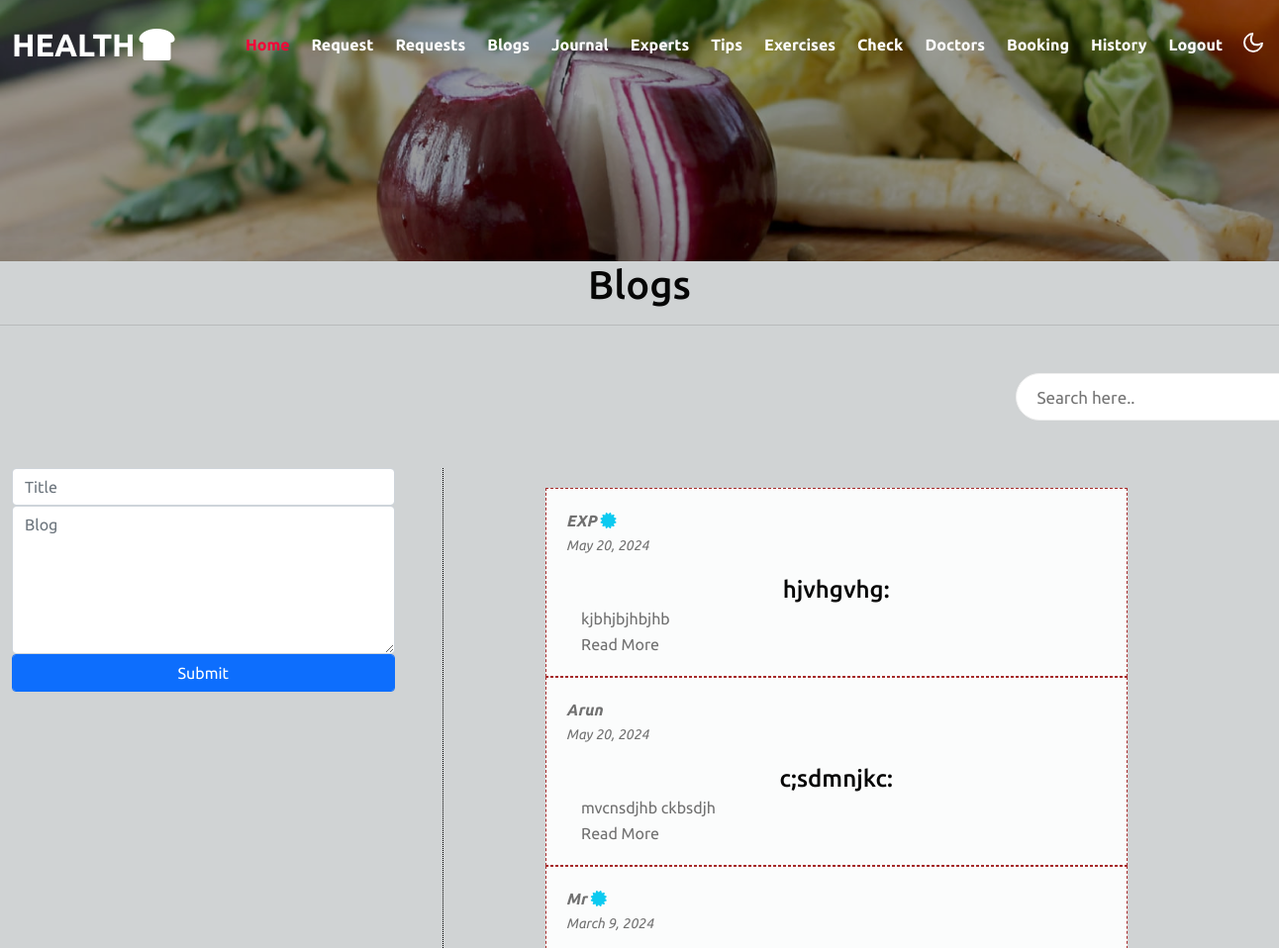
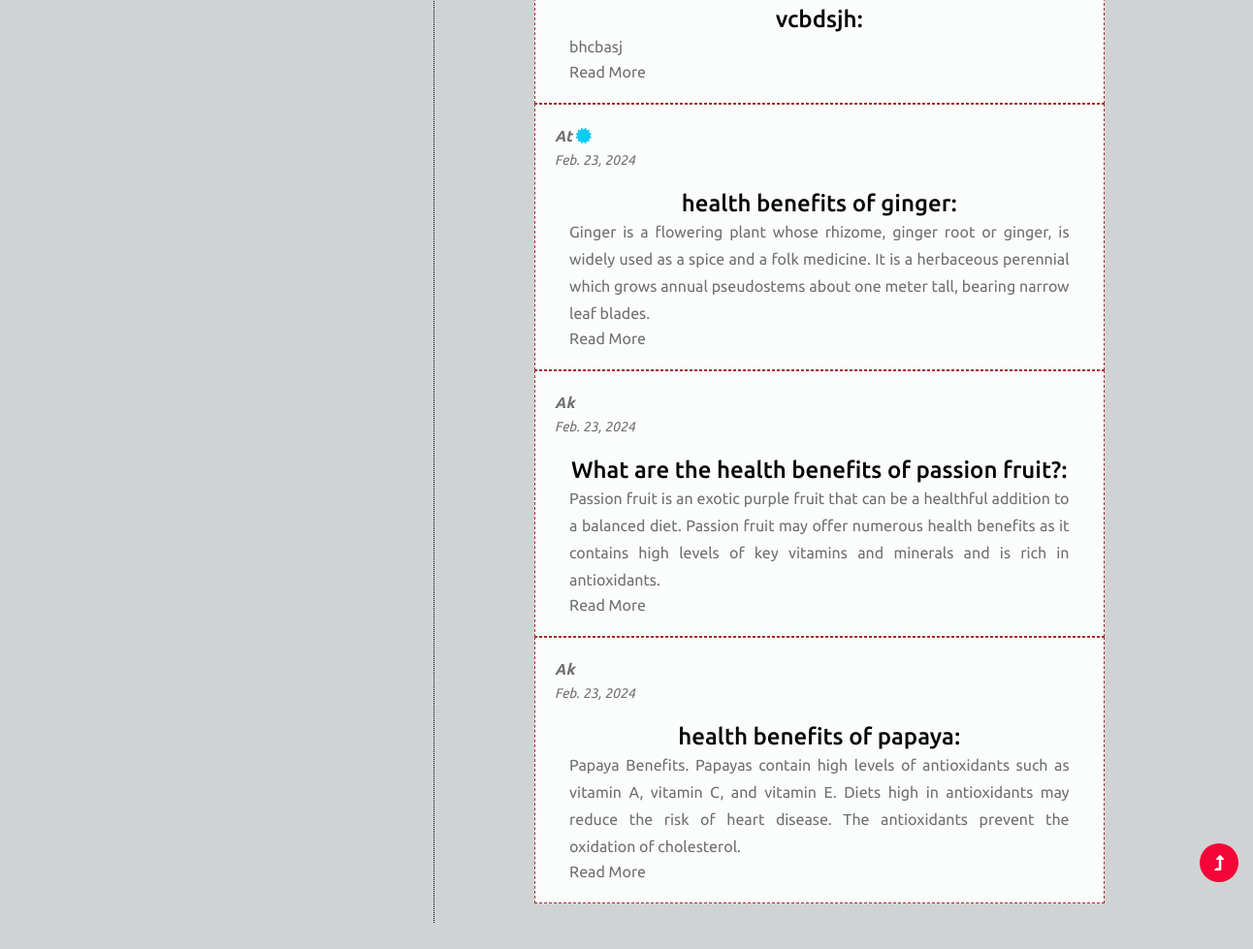
Page /userblogs (signed in) on the committed database (2 pictures, top to bottom).
### phwApp/models.py (models this page shows)
class Blogs(models.Model):
    user=models.ForeignKey(Registration,on_delete=models.CASCADE,null=True)
    expert = models.ForeignKey(Expert, on_delete=models.CASCADE,null=True)
    date = models.DateField(auto_now=True,null=True)
    title=models.CharField(max_length=20)
    desc=models.CharField(max_length=200)

class Expert(models.Model):
    name=models.CharField(max_length=20)
    email=models.CharField(max_length=20)
    add=models.CharField(max_length=100)
    con=models.BigIntegerField()
    lic=models.ImageField()
    psw=models.CharField(max_length=20)
    user=models.ForeignKey(User,on_delete=models.CASCADE,null=True)

class Registration(models.Model):
    name = models.CharField(max_length=30)
    email = models.EmailField(max_length=50)
    password = models.CharField(max_length=20)
    age = models.IntegerField(null=True)
    gender=models.CharField(max_length=20,null=True)
    user = models.ForeignKey(User, on_delete=models.CASCADE, null=True)

### phwApp/views.py (the view)
# urls.py: path('userblogs', views.userblogs),
def userblogs(request):
    uid = request.session['id']
    user = Registration.objects.get(id=uid)
    data = Blogs.objects.exclude(user=uid).order_by("-id")
    if 'title' in request.POST:
        title = request.POST['title']
        desc = request.POST['desc']
        ins = Blogs.objects.create(user=user,title=title,desc=desc)
        ins.save()
    if "search" in request.POST:
        search = request.POST['search']
        data = Blogs.objects.filter(Q(title__contains=search) | Q(desc__contains=search)).exclude(user=uid).order_by("-id")
    return render(request,"userblogs.html", {"data":data})

### template/userblogs.html (shortened to what this page needs)
{% extends "commonbaseuser.html" %} {% block content3 %}
<div class="mb-5 topHead"><h1 class="text-center">Blogs</h1>
    <hr /></div>
<section class="container-fluid w3l-inner-page-breadcrumb ses">
	<form class="search position-relative" method="post" style="margin-left: 80%">
		<input
        type="search"
        class="search__input"
        name="search"
        placeholder="Search here.."
        onload="equalWidth()"
		/>
	</form>
</section>
<div class="w3l-contact-10" id="contact">
    <div class="form-41-mian py-lg-5 py-md-4 py-2">
		<div class="container-fluid d-flex">
            <div class="user" >
                <form action="" method="post" style="width: 100%;">
                    <input type="text" class="form-control" placeholder="Title" name="title" id="" required>
                    <textarea name="desc" class="form-control" placeholder="Blog" id="" style="height: 150px;" required></textarea>
                    <input type="submit" value="Submit" class="btn btn-primary form-control" >
                </form>
			</div>
			<div class="mx-5 content">
				{% for p in data %}
				<div class="idea container">
					<div class="useridea d-flex">
						<div class="">
							{% if p.expert %}
							<em
							><strong
							><a href="#"
							>{{p.expert.name}} <em class='text-info'><i class="fa fa-certificate" aria-hidden="true"></i></em></a
							></strong
							><br /><small>{{p.date}}</small></em
							>
							{% else %}
							<em
							><strong
							><a href="#"
							>{{p.user.name}}</a
							></strong
							><br /><small>{{p.date}}</small></em
							>
							{% endif %}
						</div>
					</div>
					<div class="ideaContent container">
						<h4>{{p.title}}:</h4>
						<p class="line-clamp">{{p.desc}}</p>
						<a href="/userviewblog?post={{p.id}}">Read More</a>
					</div>
				</div>
				{% endfor %}
			</div>
		</div>
	</div>
</div>
{% endblock %}

### template/userblogs.html (style rules this page uses)
.w3l-inner-page-breadcrumb, .topHead, body { background-color: #d0d3d4; }
.user { width: 40%; justify-content: space-around; }
.ses { display: flex; }
.content { width: 80%; padding: 20px; border-left: 1px dotted #000; padding-left: 30px; }
.ideaContent p { text-align: justify; overflow: hidden; }
.ideaContent h4 { margin-top: 20px; text-align: center; }
.idea { background-color: #fbfcfc; padding: 20px; border: 1px dashed brown; width: 80%; }
.line-clamp { display: -webkit-box; -webkit-line-clamp: 4; -webkit-box-orient: vertical; }
.search .search__input { display: flex; flex: 1; padding: 10px 50px 10px 20px; height: 48px; font-size: 17px; color: var(--font-color); border: none; font-weight: 400; border-radius: var(--border-radius-full); position: relative; right: 0; background: var(--bg-color); outline: 0; border: 1px solid var(--border-color-light); }

### rows in the picture
Blogs: expert.name "EXP", date "May 20, 2024", title "hjvhgvhg", desc "kjbhjbjhbjhb"
Blogs: user.name "Arun", date "May 20, 2024", title "c;sdmnjkc", desc "mvcnsdjhb ckbsdjh"
Blogs: expert.name "Mr", date "March 9, 2024", title "vcbdsjh", desc "bhcbasj"
Blogs: expert.name "At", date "Feb. 23, 2024", title "health benefits of ginger", desc "Ginger is a flowering plant whose rhizome, ginger root or ginger, is widely used as a spice and a folk medicine. It is a herbaceous perennial which grows annual pseudostems about one meter tall, bearing narrow leaf blades."
Blogs: user.name "Ak", date "Feb. 23, 2024", title "What are the health benefits of passion fruit?", desc "Passion fruit is an exotic purple fruit that can be a healthful addition to a balanced diet. Passion fruit may offer numerous health benefits as it contains high levels of key vitamins and minerals and is rich in antioxidants."
Blogs: user.name "Ak", date "Feb. 23, 2024", title "health benefits of papaya", desc "Papaya Benefits. Papayas contain high levels of antioxidants such as vitamin A, vitamin C, and vitamin E. Diets high in antioxidants may reduce the risk of heart disease. The antioxidants prevent the oxidation of cholesterol."
